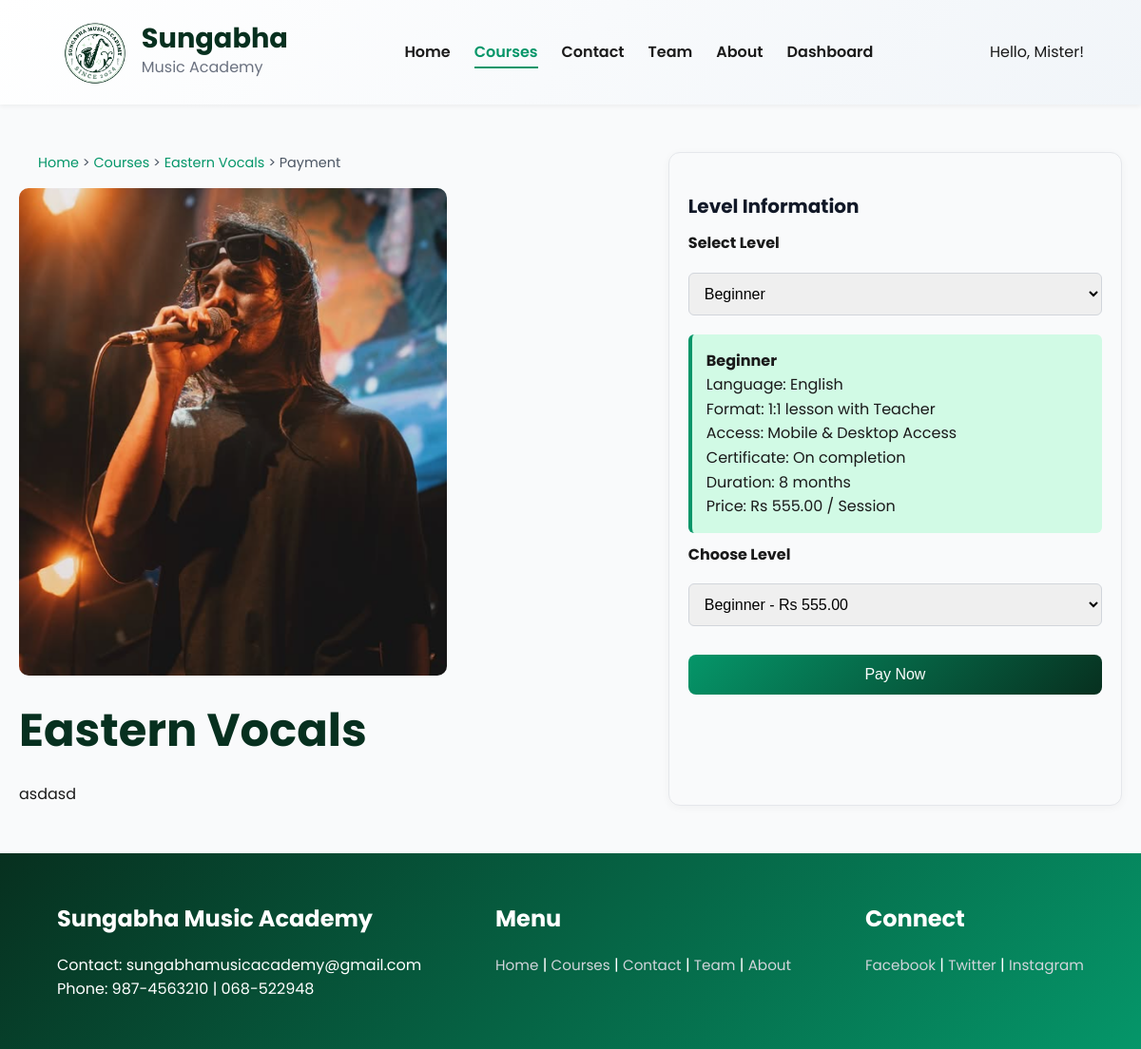
The page /course/13/payment/ (signed in) on the database as committed earlier.
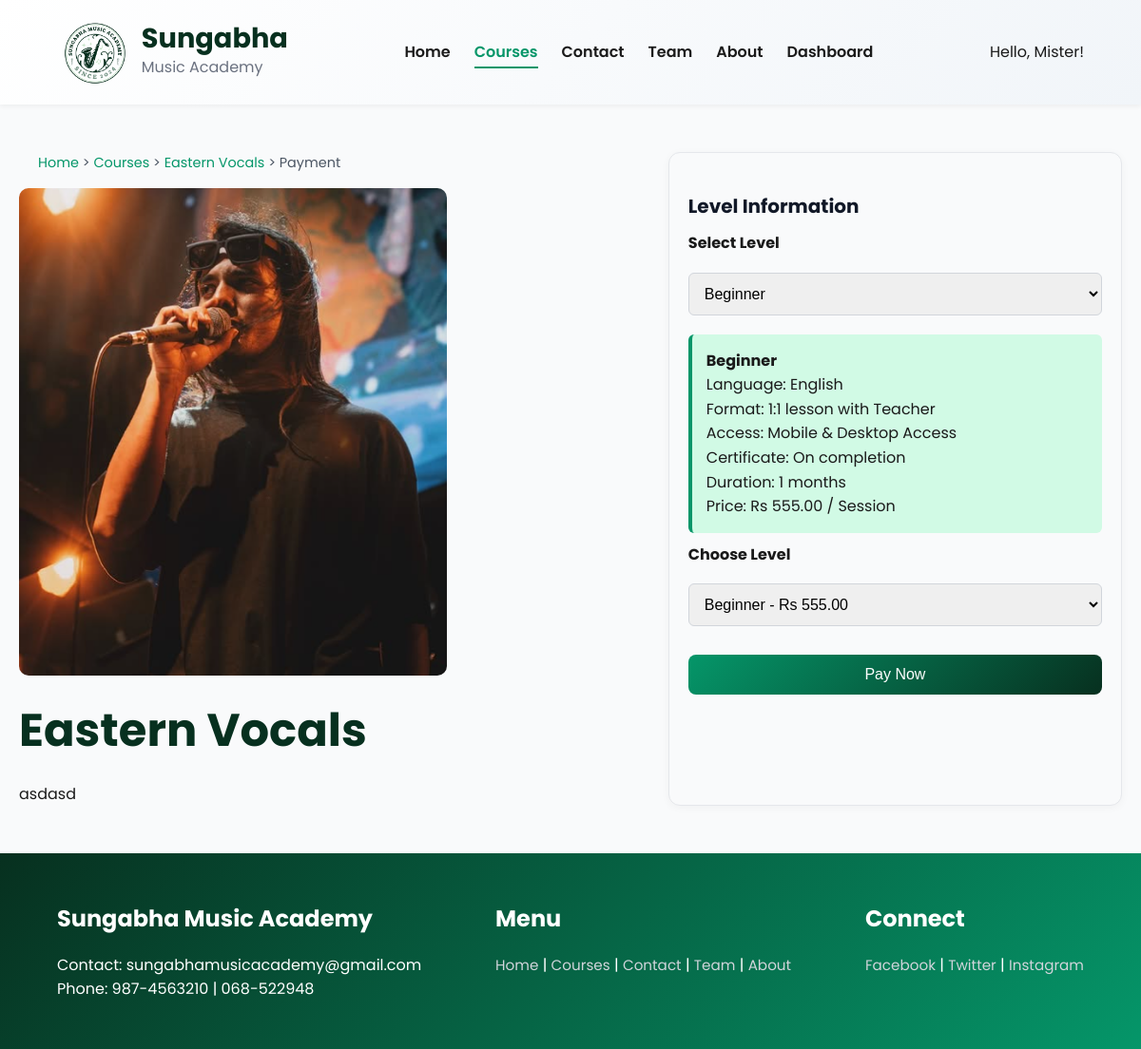
The same page on the database as committed later.
### music/models.py (models this page shows, shortened)
class Level(models.Model):
    LEVEL_CHOICES = [
        ('Foundation', 'Foundation'),
        ('Beginner', 'Beginner'),
        ('Intermediate', 'Intermediate'),
        ('Advanced', 'Advanced'),
    ]
    name = models.CharField(max_length=100, choices=LEVEL_CHOICES)
    description = models.TextField(default="No description available")
    duration = models.IntegerField(default=0, help_text="Duration in months")
    price = models.DecimalField(max_digits=10, decimal_places=2, default=0.0, help_text="Price in Rs")
    language = models.CharField(max_length=50, default="English")
    format = models.CharField(max_length=100, default="1:1 lesson with Teacher")
    access = models.CharField(max_length=100, default="Mobile & Desktop Access")
    certificate = models.CharField(max_length=100, default="On completion")
    highlights = models.TextField(default="", blank=True)

### music/views.py (the view)
# urls.py: path('course/<int:course_id>/payment/', views.course_detail_payment, name='course_detail_payment'),
@login_required
def course_detail_payment(request, course_id):
    course = get_object_or_404(Course, id=course_id)
    logger.debug(f"Rendering course payment: course_id={course_id}, user={request.user.username}")
    return render(request, 'course_detail_payment.html', {'course': course})

### music/templates/course_detail_payment.html (shortened to what the changed rows need)
{% load static %}
<!DOCTYPE html>
<html lang="en">
<head>
</head>
<body>
    <div class="container">
        <div class="left-section">
            <h1>{{ course.title }}</h1>
        </div>
        <div class="right-section" id="payment-form">
            <div class="section-title">Level Information</div>
            <label for="level-info">Select Level</label>
            <select name="level-info" id="level-info" onchange="showLevelInfo(this.value)">
                {% for level in course.levels.all %}
                    <option value="{{ level.id }}">{{ level.name }}</option>
                {% endfor %}
            </select>
            {% for level in course.levels.all %}
                <div class="highlight-box" id="level-{{ level.id }}" {% if forloop.first %}style="display: block;"{% endif %}>
                    <strong>{{ level.name }}</strong><br>
                    Language: {{ level.language }}<br>
                    Format: {{ level.format }}<br>
                    Access: {{ level.access }}<br>
                    Certificate: {{ level.certificate }}<br>
                    Duration: {{ level.duration }} months<br>
                    Price: Rs {{ level.price }} / Session
                </div>
            {% endfor %}
            <form id="khalti-payment-form" onsubmit="initiateKhaltiPayment(event)">
                <label for="level">Choose Level</label>
                <select name="level" id="level" required>
                </select>
                <button type="submit" class="btn">Pay Now</button>
            </form>
        </div>
    </div>
</body>
</html>

Rows that differ between the two databases and show on the page:
changed Level "Beginner": duration "8" → "1"
